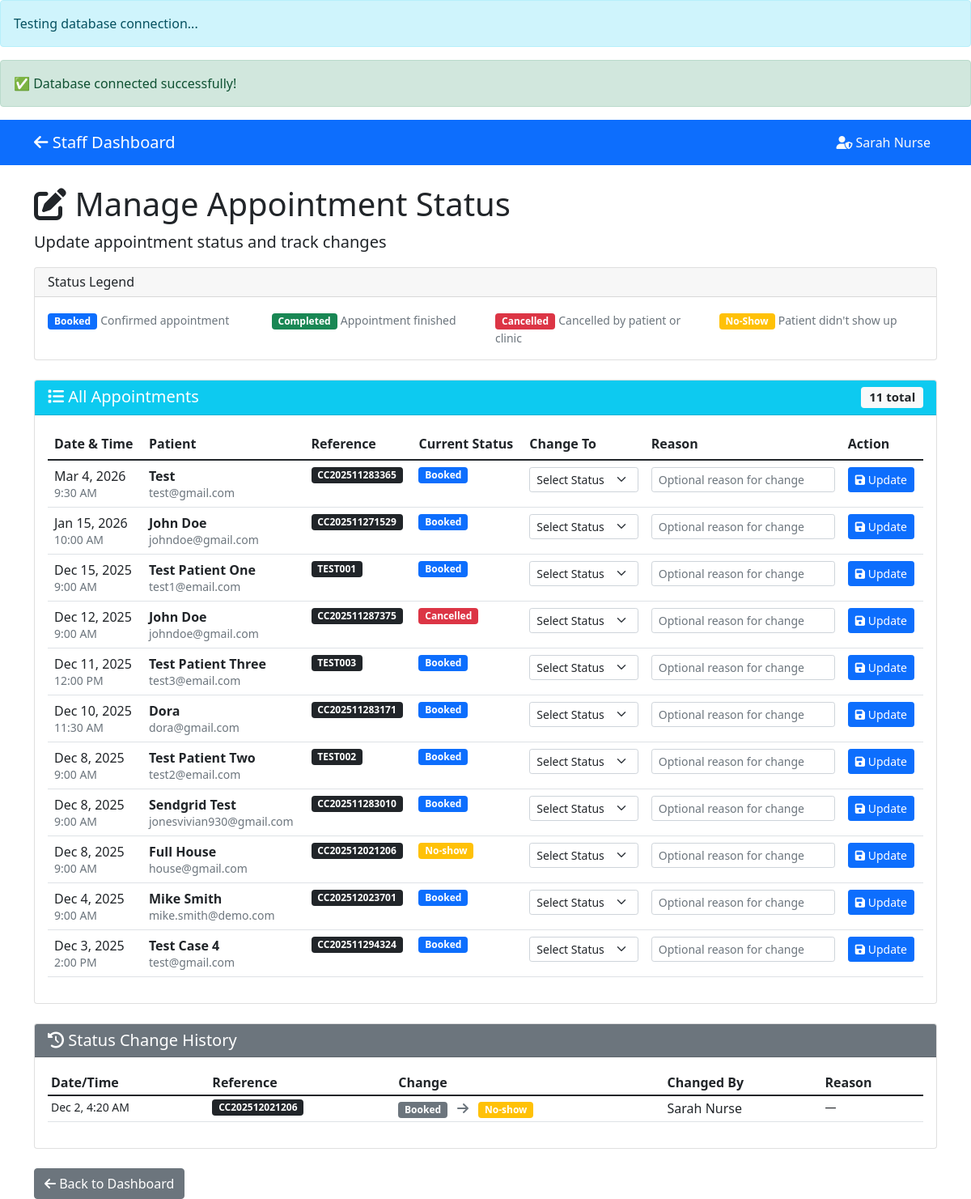
/dashboard/manage_status.php (signed in), run on the app's committed database.
### tables this page shows
CREATE TABLE `appointments` (
  `id` int(11) NOT NULL,
  `patient_name` varchar(255) NOT NULL,
  `patient_email` varchar(255) DEFAULT NULL,
  `patient_phone` varchar(20) DEFAULT NULL,
  `appointment_date` date NOT NULL,
  `appointment_time` time NOT NULL,
  `reason` text DEFAULT NULL,
  `status` varchar(20) DEFAULT 'booked',
  `booking_reference` varchar(50) DEFAULT NULL,
  `created_at` timestamp NOT NULL DEFAULT current_timestamp(),
  `reminder_sent` tinyint(1) DEFAULT 0,
  `reminder_sent_at` datetime DEFAULT NULL
);

CREATE TABLE `status_change_logs` (
  `id` int(11) NOT NULL,
  `appointment_id` int(11) NOT NULL,
  `booking_reference` varchar(50) NOT NULL,
  `old_status` varchar(50) DEFAULT NULL,
  `new_status` varchar(50) NOT NULL,
  `changed_by` int(11) NOT NULL,
  `changed_by_name` varchar(100) NOT NULL,
  `reason` text DEFAULT NULL,
  `changed_at` timestamp NOT NULL DEFAULT current_timestamp()
);

### dashboard/manage_status.php (the view, shortened to what this page needs)
<?php
include '../includes/config.php';
$user = $_SESSION['user'];
$stmt = $pdo->prepare("SELECT * FROM appointments ORDER BY appointment_date DESC, appointment_time DESC");
$stmt->execute();
$appointments = $stmt->fetchAll();
?>
<!DOCTYPE html>
<html lang="en">
<head>
    <link href="https://cdn.jsdelivr.net/npm/bootstrap@5.1.3/dist/css/bootstrap.min.css" rel="stylesheet">
    <link rel="stylesheet" href="https://cdnjs.cloudflare.com/ajax/libs/font-awesome/6.0.0/css/all.min.css">
</head>
<body>
    <nav class="navbar navbar-expand-lg navbar-dark bg-primary">
        <div class="container">
            <a class="navbar-brand" href="index.php">
                <i class="fas fa-arrow-left"></i> Staff Dashboard
            </a>
            <div class="navbar-nav ms-auto">
                <span class="nav-item nav-link text-light">
                    <i class="fas fa-user-shield"></i> <?= htmlspecialchars($user['name']) ?>
                </span>
            </div>
        </div>
    </nav>
    <div class="container mt-4">
        <h1><i class="fas fa-edit"></i> Manage Appointment Status</h1>
        <p class="lead">Update appointment status and track changes</p>
        <div class="row mb-4">
            <div class="col">
                <div class="card">
                    <div class="card-header">
                        <h6 class="mb-0">Status Legend</h6>
                    </div>
                    <div class="card-body">
                        <div class="row">
                            <div class="col-md-3">
                                <span class="badge bg-primary status-badge">Booked</span>
                                <small class="text-muted">Confirmed appointment</small>
                            </div>
                            <div class="col-md-3">
                                <span class="badge bg-success status-badge">Completed</span>
                                <small class="text-muted">Appointment finished</small>
                            </div>
                            <div class="col-md-3">
                                <span class="badge bg-danger status-badge">Cancelled</span>
                                <small class="text-muted">Cancelled by patient or clinic</small>
                            </div>
                            <div class="col-md-3">
                                <span class="badge bg-warning status-badge">No-Show</span>
                                <small class="text-muted">Patient didn't show up</small>
                            </div>
                        </div>
                    </div>
                </div>
            </div>
        </div>
        <div class="card">
            <div class="card-header bg-info text-white">
                <h5 class="mb-0">
                    <i class="fas fa-list"></i> All Appointments
                    <span class="badge bg-light text-dark float-end"><?= count($appointments) ?> total</span>
                </h5>
            </div>
            <div class="card-body">
                <?php if (empty($appointments)): ?>
                    <div class="text-center py-5">
                        <i class="fas fa-calendar-times fa-3x text-muted mb-3"></i>
                        <h5>No Appointments Found</h5>
                    </div>
                <?php else: ?>
                    <div class="table-responsive">
                        <table class="table table-hover">
                            <thead>
                                <tr>
                                    <th>Date & Time</th>
                                    <th>Patient</th>
                                    <th>Reference</th>
                                    <th>Current Status</th>
                                    <th>Change To</th>
                                    <th>Reason</th>
                                    <th>Action</th>
                                </tr>
                            </thead>
                            <tbody>
                                <?php foreach ($appointments as $appointment): ?>
                                <form method="POST" class="appointment-row">
                                    <tr>
                                        <td>
                                            <?= date('M j, Y', strtotime($appointment['appointment_date'])) ?><br>
                                            <small class="text-muted"><?= date('g:i A', strtotime($appointment['appointment_time'])) ?></small>
                                        </td>
                                        <td>
                                            <strong><?= htmlspecialchars($appointment['patient_name']) ?></strong><br>
                                            <small class="text-muted"><?= htmlspecialchars($appointment['patient_email']) ?></small>
                                        </td>
                                        <td>
                                            <span class="badge bg-dark"><?= $appointment['booking_reference'] ?></span>
                                        </td>
                                        <td>
                                            <?php
                                            $status_classes = [
                                                'booked' => 'bg-primary',
                                                'completed' => 'bg-success',
                                                'cancelled' => 'bg-danger',
                                                'no-show' => 'bg-warning'
                                            ];
                                            $status_class = $status_classes[$appointment['status']] ?? 'bg-secondary';
                                            ?>
                                            <span class="badge <?= $status_class ?>">
                                                <?= ucfirst($appointment['status']) ?>
                                            </span>
                                        </td>
                                        <td>
                                            <select name="new_status" class="form-select form-select-sm" required>
                                                <option value="">Select Status</option>
                                            </select>
                                        </td>
                                        <td>
                                            <input type="text" name="reason" class="form-control form-control-sm"
                                                   placeholder="Optional reason for change">
                                        </td>
                                        <td>
                                            <button type="submit" name="change_status" value="1" class="btn btn-sm btn-primary">
                                                <i class="fas fa-save"></i> Update
                                            </button>
                                        </td>
                                    </tr>
                                </form>
                                <?php endforeach; ?>
                            </tbody>
                        </table>
                    </div>
                <?php endif; ?>
            </div>
        </div>
        <div class="card mt-4">
            <div class="card-header bg-secondary text-white">
                <h5 class="mb-0"><i class="fas fa-history"></i> Status Change History</h5>
            </div>
            <div class="card-body">
                <?php
                $stmt = $pdo->prepare("
                    SELECT * FROM status_change_logs
                    ORDER BY changed_at DESC
                    LIMIT 50
                ");
                $stmt->execute();
                $logs = $stmt->fetchAll();
                ?>
                <?php if (empty($logs)): ?>
                    <p class="text-muted">No status changes recorded yet.</p>
                <?php else: ?>
                    <div class="table-responsive">
                        <table class="table table-sm">
                            <thead>
                                <tr>
                                    <th>Date/Time</th>
                                    <th>Reference</th>
                                    <th>Change</th>
                                    <th>Changed By</th>
                                    <th>Reason</th>
                                </tr>
                            </thead>
                            <tbody>
                                <?php foreach ($logs as $log): ?>
                                <tr>
                                    <td>
                                        <small><?= date('M j, g:i A', strtotime($log['changed_at'])) ?></small>
                                    </td>
                                    <td>
                                        <span class="badge bg-dark"><?= $log['booking_reference'] ?></span>
                                    </td>
                                    <td>
                                        <span class="badge bg-secondary"><?= ucfirst($log['old_status']) ?></span>
                                        <i class="fas fa-arrow-right mx-2 text-muted"></i>
                                        <span class="badge bg-<?=
                                            $log['new_status'] == 'completed' ? 'success' :
                                            ($log['new_status'] == 'cancelled' ? 'danger' :
                                            ($log['new_status'] == 'no-show' ? 'warning' : 'primary'))
                                        ?>">
                                            <?= ucfirst($log['new_status']) ?>
                                        </span>
                                    </td>
                                    <td><?= htmlspecialchars($log['changed_by_name']) ?></td>
                                    <td>
                                        <small><?= htmlspecialchars($log['reason'] ?: '—') ?></small>
                                    </td>
                                </tr>
                                <?php endforeach; ?>
                            </tbody>
                        </table>
                    </div>
                <?php endif; ?>
            </div>
        </div>
        <div class="mt-4">
            <a href="index.php" class="btn btn-secondary">
                <i class="fas fa-arrow-left"></i> Back to Dashboard
            </a>
        </div>
    </div>
</body>
</html>

### dashboard/manage_status.php (style rules this page uses)
.status-badge { font-size: 0.75rem; padding: 4px 8px; }
.appointment-row { transition: all 0.3s; }

### data on the page
appointments: appointment_date "Mar 4, 2026", appointment_time "9:30 AM", patient_name "Test", patient_email "test@gmail.com", booking_reference "CC202511283365", status "Booked"
appointments: appointment_date "Jan 15, 2026", appointment_time "10:00 AM", patient_name "John Doe", patient_email "johndoe@gmail.com", booking_reference "CC202511271529", status "Booked"
appointments: appointment_date "Dec 15, 2025", appointment_time "9:00 AM", patient_name "Test Patient One", patient_email "test1@email.com", booking_reference "TEST001", status "Booked"
appointments: appointment_date "Dec 12, 2025", appointment_time "9:00 AM", patient_name "John Doe", patient_email "johndoe@gmail.com", booking_reference "CC202511287375", status "Cancelled"
appointments: appointment_date "Dec 11, 2025", appointment_time "12:00 PM", patient_name "Test Patient Three", patient_email "test3@email.com", booking_reference "TEST003", status "Booked"
appointments: appointment_date "Dec 10, 2025", appointment_time "11:30 AM", patient_name "Dora", patient_email "dora@gmail.com", booking_reference "CC202511283171", status "Booked"
appointments: appointment_date "Dec 8, 2025", appointment_time "9:00 AM", patient_name "Test Patient Two", patient_email "test2@email.com", booking_reference "TEST002", status "Booked"
appointments: appointment_date "Dec 8, 2025", appointment_time "9:00 AM", patient_name "Sendgrid Test", patient_email "jonesvivian930@gmail.com", booking_reference "CC202511283010", status "Booked"
appointments: appointment_date "Dec 8, 2025", appointment_time "9:00 AM", patient_name "Full House", patient_email "house@gmail.com", booking_reference "CC202512021206", status "No-show"
appointments: appointment_date "Dec 4, 2025", appointment_time "9:00 AM", patient_name "Mike Smith", patient_email "mike.smith@demo.com", booking_reference "CC202512023701", status "Booked"
appointments: appointment_date "Dec 3, 2025", appointment_time "2:00 PM", patient_name "Test Case 4", patient_email "test@gmail.com", booking_reference "CC202511294324", status "Booked"
status_change_logs: changed_at "Dec 2, 4:20 AM", booking_reference "CC202512021206", old_status "Booked", new_status "No-show", changed_by_name "Sarah Nurse", reason "—"

### other printed values
$user['name'] "Sarah Nurse"
count($appointments) "11"
